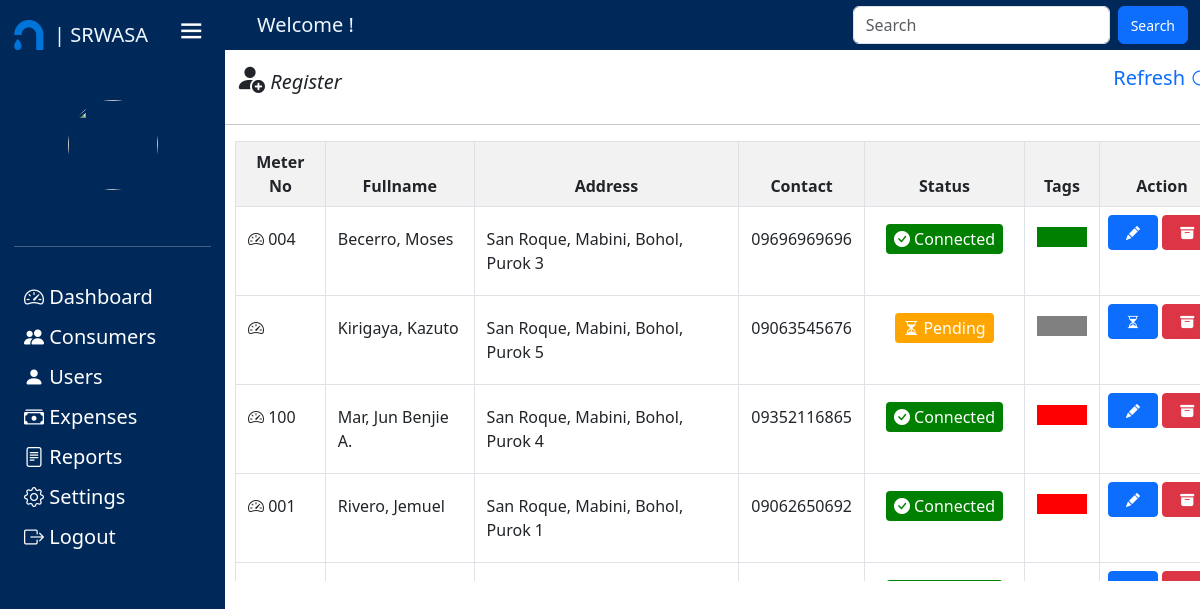
/consumer, run on the app's committed database.
### tables this page shows
CREATE TABLE `tblmeter` (
  `ID` int(11) NOT NULL,
  `meter_no` varchar(100) NOT NULL,
  `type` varchar(45) NOT NULL,
  `status` int(11) NOT NULL,
  `tag` int(11) NOT NULL,
  `Brgy_ID` int(11) NOT NULL,
  `Purok_ID` int(11) NOT NULL,
  `Connection_Date` date NOT NULL DEFAULT current_timestamp(),
  `tblconsumer_ID` int(11) NOT NULL
);

CREATE TABLE `tblconsumer` (
  `id` int(11) NOT NULL,
  `fname` varchar(255) NOT NULL,
  `mname` varchar(255) DEFAULT NULL,
  `lname` varchar(255) NOT NULL,
  `name_ex` varchar(10) NOT NULL,
  `Brgy_ID` int(20) NOT NULL,
  `Purok_ID` int(20) NOT NULL,
  `Contact_Number` varchar(25) NOT NULL,
  `status` int(11) NOT NULL,
  `login_info_ID` int(11) NOT NULL
);

### application/controllers/Admin.php (called while the page is built, shortened)
<?php
class Admin extends CI_Controller{
    public function view($param = null){
        if($param == null){
            $page = "consumer";
            $data['consumer'] = $this->User_Model->consumer_details();
            $this->load->view('templates/header');
            $this->load->view('pages/Admin/'.$page,$data);
            $this->load->view('templates/modal');
            $this->load->view('templates/footer');
        }
    }
}
?>

### index.php (called while the page is built, shortened)
<?php
require_once BASEPATH.'core/CodeIgniter.php';

### application/models/User_model.php (called while the page is built, shortened)
<?php
class User_Model extends CI_Model{
    public function consumer_details(){
        $query = $this->db->query('SELECT
            c.id,
            c.fname,
            c.mname,
            c.lname,
            c.name_ex,
            c.Contact_Number,
            m.ID,
            m.meter_no,
            m.type,
            m.status,
            m.tag,
            CONCAT(
                COALESCE(bg1.Baranggay_Name, bg2.Baranggay_Name),
                ", ",
                COALESCE(p1.Purok, p2.Purok)
            ) AS Address,
            m.tblconsumer_ID
        FROM
            tblconsumer c
        LEFT JOIN tblmeter m ON c.id = m.tblconsumer_ID
        LEFT JOIN tblbaranggay bg1 ON m.Brgy_ID = bg1.ID
        LEFT JOIN tblpurok p1 ON m.Purok_ID = p1.ID
        LEFT JOIN tblbaranggay bg2 ON c.Brgy_ID = bg2.ID
        LEFT JOIN tblpurok p2 ON c.Purok_ID = p2.ID
        ORDER BY c.lname
        ');
        return $query->result_array();
    }
}
?>

### application/views/pages/Admin/consumer.php (the view, shortened to what this page needs)
<div class="col-sm-10">
    <h5 class="d-flex justify-content-between">
  <a class="list-group-item list-group-item-action" href="register" style="font-style: italic; padding-left: 10px;">
    <i class="bi bi-person-fill-add"></i> Register
  </a>
  <a style="display: flex; align-items: center; text-decoration: none;" href="<?php echo site_url('overdue_bills'); ?>">
    <span style="margin-right: 5px;">Refresh</span>
    <i class="bi bi-arrow-clockwise"></i>
  </a>
</h5>
    <hr>
    <div class="table-holder" style="height: 440px; overflow-y: scroll;">
    <table class="table table-bordered">
        <thead>
            <tr>
                <th>Meter No</th>
                <th>Fullname</th>
                <th>Address</th>
                <th>Contact</th>
                <th>Status</th>
                <th>Tags</th>
                <th>Action</th>
            </tr>
        </thead>
        <tbody>
        <?php foreach($consumer as $row):?>
            <tr>
                <td>
                    <a class="list-group-item list-group-item-action" href="<?= base_url();?><?= $row['ID'] ?> "><i class="bi bi-speedometer2"></i> <?= $row['meter_no'];?></a>
                </td>
                <td>
                    <a class="list-group-item list-group-item-action" href="<?= base_url();?><?= $row['ID'] ?> "><?= $row['lname']. ', ' .$row ['fname'].' '.$row['mname'];?></a>
                </td>
                <td>
                    <a class="list-group-item list-group-item-action" href="<?= base_url();?><?= $row['ID'] ?> "><?= $row['Address'];?></a>
                </td>
                <td>
                    <a class="list-group-item list-group-item-action" href="<?= base_url();?><?= $row['ID'] ?> "><?= $row['Contact_Number'];?></a>
                </td>
                <td style="width: 160px; text-align: center;">
                    <?php if ($row['status'] != 0) { ?>
                        <a class="list-group-item list-group-item-action toggle-button" href="<?= base_url('update_meter_stat/').$row['ID']; ?>">
                            <?php if ($row['status'] == 1) : ?>
                                    <span class="status-label active"><i class="bi bi-check-circle-fill"></i> Connected</span>
                                <?php elseif ($row['status'] == 2) : ?>
                                    <span class="status-label inactive"><i class="bi bi-x-circle"></i> Disconnected</span>
                                <?php endif; ?>
                        </a>
                    <?php }else{ ?>
                        <a class="list-group-item list-group-item-action toggle-button">
                            <span class="status-label pending"><i class="bi bi-hourglass-split"></i> Pending</span>
                        </a>
                    <?php }?>
                    </td>
                <td>
                    <a class="list-group-item list-group-item-action" href="<?= base_url();?><?= $row['ID'] ?> ">
                        <?php if($row['tag']==1){?>
                            <div class="green" style="height: 20px; width: 50px; background-color: green">
                            </div>
                        <?php }elseif($row['tag']==2){?>
                            <div class="yellow" style="height: 20px; width: 50px; background-color: yellow">
                            </div>
                        <?php }elseif($row['tag']==3){?>
                            <div class="red" style="height: 20px; width: 50px; background-color: red"></div>
                        <?php }elseif($row['tag']==0){?>
                            <div class="grey" style="height: 20px; width: 50px; background-color: grey">
                            </div>
                        <?php }?>
                    </a>
                </td>
                <td style="width: 125px;">
                    <?php if($row['status']==0){?>
                        <a href="approve/<?= $row['id']?>" class="btn btn-primary btn-sm" style="width: 50px;"><i class="bi bi-hourglass-split"></i></a>
                    <?php }?>
                    <?php if($row['status']==1){?>
                        <a href="edit/<?= $row['id']?>" class="btn btn-primary btn-sm" style="width: 50px;"><i class="bi bi-pencil-fill"></i></a>
                    <?php }?>
                        <button class="btn btn-danger btn-sm delete" value="<?= $row['ID']?>" style="width: 50px;"><i class="bi bi-archive-fill"></i></button>
                </td>
            </tr>
        <?php endforeach ?>
        </tbody>
    </table>
    </div>
    </div>

### css/css/style.css (style rules this page uses)
* { margin: 0; padding: 0; box-sizing: border-box; }
:root { --primary-color: #695CFE; --primary-color-light: #F6F5FF; --toggle-color: #DDD; ---text-color: #707070; --tran-02: all 0.2s ease; --tran-03: all 0.3s ease; --tran-04: all 0.4s ease; --tran-05: all 0.5s ease; --tran-06: all 0.6s ease; }
body { position: relative; min-height: 100vh; width: 100%; overflow: hidden; }
body { background-color: #E5E5E5; }
.col-sm-10 { position: absolute; height: 100%; width: calc(100% - 150); left: 150px; transition: var(--tran-04); }
.sidebar.active ~ .col-sm-10 { margin-top: 4%; width: calc(100% - 225); left: 225px; transition: var(--tran-04); }
h5 { color:black; text-align: left; margin-right: 15px; }
table { width: 305px; margin: 0px; padding:0px; border-spacing: 0; border-collapse: collapse; }

### application/views/pages/Admin/consumer.php (style rules this page uses)
.table-holder { padding-left: 1%; }
.table thead th { background-color: #f2f2f2; text-align: center; }
.table tbody tr:nth-child(even) { background-color: #f9f9f9; }
.list-group-item { padding: 0.75rem 0.25rem; margin-bottom: 0; background-color: transparent; border: none; }
.bi-person-fill-add { font-size: 30px; }
.btn { padding: 0.375rem 0.75rem; font-size: 0.875rem; line-height: 1.5; }
body { background: #fff; }
.status-label { padding: 4px 8px; border-radius: 4px; cursor: pointer; }
.active { background-color: green; color: white; }
.pending { background-color: orange; color: white; }

### data on the page
tblmeter: meter_no "004", tblconsumer_ID.lname "Becerro", tblconsumer_ID.fname "Moses", Address "San Roque, Mabini, Bohol, Purok 3", tblconsumer_ID.Contact_Number "09696969696", status 1 (drawn), tag 1 (drawn), $row['ID'] 4 (drawn)
tblconsumer: lname "Kirigaya", fname "Kazuto", Address "San Roque, Mabini, Bohol, Purok 5", Contact_Number "09063545676", shows "Pending"
tblmeter: meter_no "100", tblconsumer_ID.lname "Mar", tblconsumer_ID.fname "Jun Benjie", tblconsumer_ID.mname "A.", Address "San Roque, Mabini, Bohol, Purok 4", tblconsumer_ID.Contact_Number "09352116865", status 1 (drawn), tag 3 (drawn), $row['ID'] 10 (drawn)
tblmeter: meter_no "001", tblconsumer_ID.lname "Rivero", tblconsumer_ID.fname "Jemuel", Address "San Roque, Mabini, Bohol, Purok 1", tblconsumer_ID.Contact_Number "09062650692", status 1 (drawn), tag 3 (drawn), $row['ID'] 1 (drawn)
tblmeter: $row['ID'] 2 (drawn)
